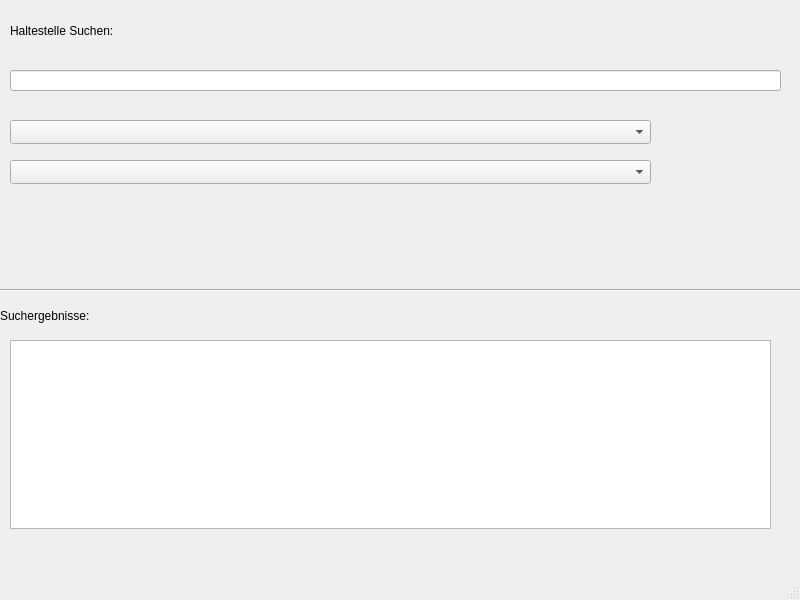
<?xml version="1.0" encoding="UTF-8"?>
<ui version="4.0">
 <class>MainWindow</class>
 <widget class="QMainWindow" name="MainWindow">
  <property name="geometry">
   <rect>
    <x>0</x>
    <y>0</y>
    <width>800</width>
    <height>600</height>
   </rect>
  </property>
  <property name="windowTitle">
   <string>MainWindow</string>
  </property>
  <widget class="QWidget" name="centralwidget">
   <widget class="QWidget" name="verticalLayoutWidget">
    <property name="geometry">
     <rect>
      <x>10</x>
      <y>70</y>
      <width>771</width>
      <height>21</height>
     </rect>
    </property>
    <layout class="QVBoxLayout" name="verticalLayout"/>
   </widget>
   <widget class="QWidget" name="verticalLayoutWidget_3">
    <property name="geometry">
     <rect>
      <x>0</x>
      <y>300</y>
      <width>121</width>
      <height>31</height>
     </rect>
    </property>
    <layout class="QVBoxLayout" name="verticalLayout_3">
     <item>
      <widget class="QLabel" name="label">
       <property name="text">
        <string>Suchergebnisse:</string>
       </property>
      </widget>
     </item>
    </layout>
   </widget>
   <widget class="QWidget" name="verticalLayoutWidget_5">
    <property name="geometry">
     <rect>
      <x>10</x>
      <y>20</y>
      <width>117</width>
      <height>21</height>
     </rect>
    </property>
    <layout class="QVBoxLayout" name="verticalLayout_5">
     <item>
      <widget class="QLabel" name="label_2">
       <property name="text">
        <string>Haltestelle Suchen:</string>
       </property>
      </widget>
     </item>
    </layout>
   </widget>
   <widget class="Line" name="line">
    <property name="geometry">
     <rect>
      <x>0</x>
      <y>280</y>
      <width>821</width>
      <height>20</height>
     </rect>
    </property>
    <property name="orientation">
     <enum>Qt::Orientation::Horizontal</enum>
    </property>
   </widget>
   <widget class="QComboBox" name="comboBox">
    <property name="geometry">
     <rect>
      <x>10</x>
      <y>120</y>
      <width>641</width>
      <height>24</height>
     </rect>
    </property>
   </widget>
   <widget class="QComboBox" name="comboBox_fahrt">
    <property name="geometry">
     <rect>
      <x>10</x>
      <y>160</y>
      <width>641</width>
      <height>24</height>
     </rect>
    </property>
   </widget>
   <widget class="QTableWidget" name="tableWidget">
    <property name="geometry">
     <rect>
      <x>10</x>
      <y>340</y>
      <width>761</width>
      <height>189</height>
     </rect>
    </property>
   </widget>
   <widget class="QLineEdit" name="searchLineEdit">
    <property name="geometry">
     <rect>
      <x>10</x>
      <y>70</y>
      <width>771</width>
      <height>21</height>
     </rect>
    </property>
   </widget>
  </widget>
  <widget class="QMenuBar" name="menubar">
   <property name="geometry">
    <rect>
     <x>0</x>
     <y>0</y>
     <width>800</width>
     <height>24</height>
    </rect>
   </property>
  </widget>
  <widget class="QStatusBar" name="statusbar"/>
 </widget>
 <resources/>
 <connections/>
</ui>
